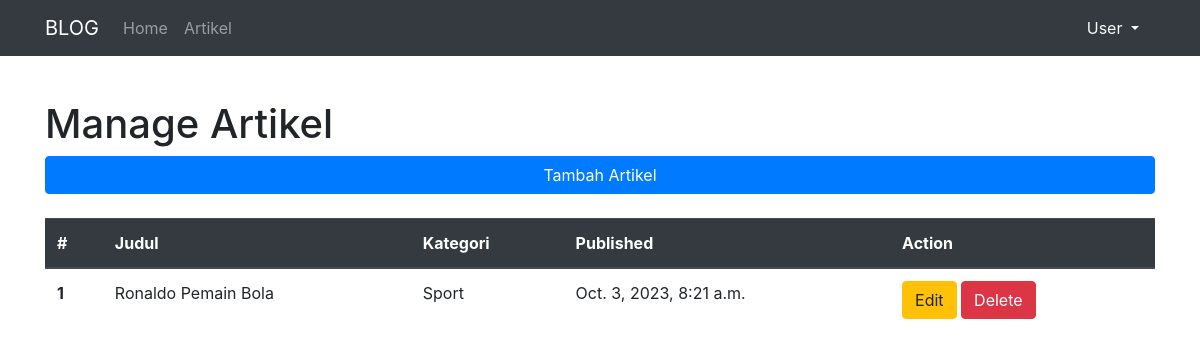
Screenshot of /artikel/manage/ with the database file from the repository.
### artikel/models.py (models this page shows, shortened)
class Artikel(models.Model):
	judul		= models.CharField(max_length=255)
	isi 		= models.TextField()
	kategori 	= models.CharField(max_length=255)
	published	= models.DateTimeField(auto_now_add=True)
	updated 	= models.DateTimeField(auto_now=True)
	slug		= models.SlugField(blank=True, editable=False)

### artikel/views.py (the view)
class ArtikelManageView(ListView):
	model = Artikel
	template_name = "artikel/artikel_manage.html"
	context_object_name = 'artikel_list'

### artikel/templates/artikel/artikel_manage.html (shortened to what this page needs)
{% extends "base.html" %}
{% block contents %}
    <h1>Manage Artikel</h1>
    <a class="btn btn-primary btn-block" href="{% url 'artikel:create' %}">Tambah Artikel</a>
    <table class="table mt-4">
	  <thead class="thead-dark">
	    <tr>
	      <th scope="col">#</th>
	      <th scope="col">Judul</th>
	      <th scope="col">Kategori</th>
	      <th scope="col">Published</th>
	      <th scope="col">Action</th>
	    </tr>
	  </thead>
	  <tbody>
	    {% for artikel in artikel_list %}
	    <tr>
	      <th scope="row">{{forloop.counter}}</th>
	      <td>{{artikel.judul}}</td>
	      <td>{{artikel.kategori}}</td>
	      <td>{{artikel.published}}</td>
	      <td>
			<a class="btn btn-warning" href="{% url 'artikel:update' artikel.id %}">Edit</a>
	      	<a class="btn btn-danger" href="{% url 'artikel:delete' artikel.id %}">Delete</a>
	      </td>
	    </tr>
	    {% endfor %}
	  </tbody>
	</table>
{% endblock contents %}

### templates/base.html (shortened to what this page needs)
{% load static %}
<!DOCTYPE html>
<html>
<head>
	{% include "snippets/styles.html" %}
</head>
<body>
	{% include "snippets/navbar.html" %}
	<div class="container" style="margin-top:100px">
		{% block contents %}
		{% endblock contents %}
	</div>
</body>
</html>

### templates/snippets/styles.html
{% load static %}
<link rel="stylesheet" type="text/css" href="{% static 'vendor/bootstrap/css/bootstrap.min.css' %}">

### templates/snippets/navbar.html (shortened to what this page needs)
<nav class="navbar fixed-top navbar-expand-lg navbar-dark bg-dark">
  <div class="container">
	  <a class="navbar-brand" href="{% url 'home' %}">BLOG</a>
	  <div class="collapse navbar-collapse" id="navbarNavDropdown">
	    <ul class="navbar-nav">
	      <li class="nav-item">
	        <a class="nav-link" href="{% url 'home' %}">Home</a>
	      </li>
	      <li class="nav-item">
	        <a class="nav-link" href="{% url 'artikel:list' 1 %}">Artikel</a>
	      </li>
	    </ul>
	    <div class="nav-item dropdown ml-auto">
	        <a class="nav-link dropdown-toggle text-light" href="#" id="navbarDropdownMenuLink" role="button" data-toggle="dropdown" aria-haspopup="true" aria-expanded="false">
	          User
	        </a>
	    </div>
	  </div>
  </div>
</nav>

### templates/snippets/scripts.html (shortened to what this page needs)
{% load static %}

### rows the page displays
Artikel: judul "Ronaldo Pemain Bola", kategori "Sport", published "Oct. 3, 2023, 8:21 a.m."
